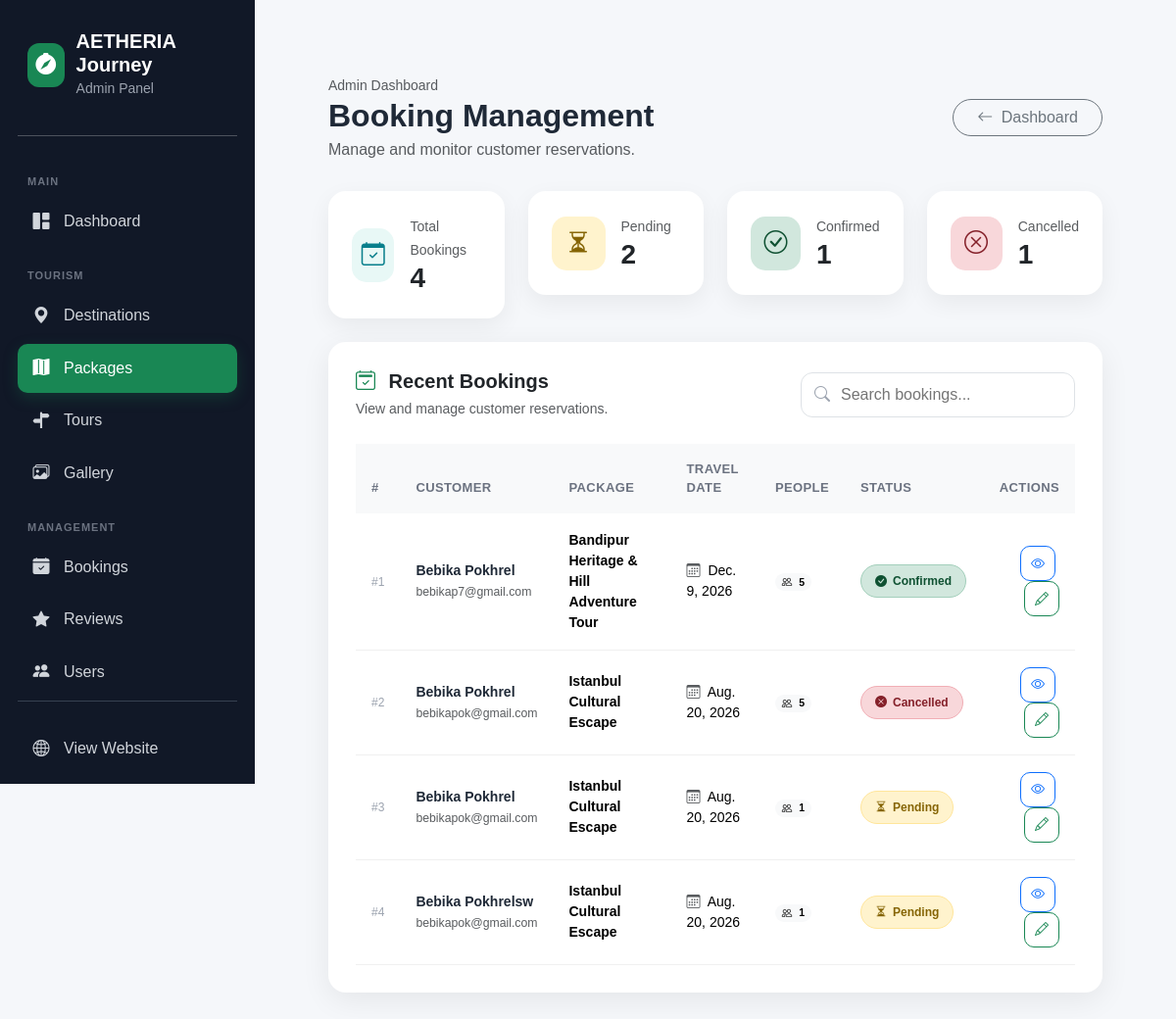
The page /adminpage/bookings/ (signed in) on the database its author committed.
### adminpage/models.py (models this page shows, shortened)
class Booking(models.Model):
    package = models.ForeignKey(
        Package,
        on_delete=models.CASCADE
    )
    full_name = models.CharField(
        max_length=150
    )
    email = models.EmailField()
    phone = models.CharField(
        max_length=30
    )
    number_of_people = models.PositiveIntegerField()
    travel_date = models.DateField()
    special_requests = models.TextField(
        blank=True,
        null=True
    )
    booked_at = models.DateTimeField(
        auto_now_add=True,
        blank=True,
        null=True
    )
    price = models.DecimalField(
        max_digits=10,
        decimal_places=2,
        blank=True,
        null=True
    )
    status = models.CharField(
        max_length=20,blank=True, null=True, default="pending"
    )

class Package(models.Model):
    title = models.CharField(max_length=230)
    destination= models.ForeignKey(Destination,on_delete=models.CASCADE)
    duration = models.CharField(max_length=30)
    difficulty = models.CharField(max_length=30)
    price = models.IntegerField()
    max_people = models.IntegerField()
    itinerary = CKEditor5Field("Itinerary", config_name="default", blank=True, null=True)
    includes = CKEditor5Field("Includes", config_name="default")
    excludes = CKEditor5Field("Excludes", config_name="default")
    featured_image = models.FileField(upload_to="packages/")
    def __str__(self):
       return self.title

### adminpage/views.py (the view)
# urls.py: path('bookings/', bookings, name='bookings'),
@staff_member_required(login_url="/adminpage/login/")
def bookings(request):
    bookings = Booking.objects.all()
    cancelled_count = Booking.objects.filter(
    status__iexact="Cancelled"
).count()
    pending_count = Booking.objects.filter(
    status__iexact="Pending"
).count()
    confirmed_count = Booking.objects.filter(
    status__iexact="Confirmed"
).count()
    context = {
        "bookings": bookings,
        "cancelled_count": cancelled_count,
        "pending_count": pending_count,
        "confirmed_count": confirmed_count
    }
    return render(
        request,
        "adminpage/booking.html",
        context
    )

### adminpage/templates/adminpage/booking.html (shortened to what this page needs)
{% extends "adminpage/base.html" %}
{% block content %}
<div class="main-content">
    <div class="page-header">
        <div class="d-flex justify-content-between align-items-center">
            <div>
                <span class="text-muted small">
                    Admin Dashboard
                </span>
                <h2 class="mb-1">
                    Booking Management
                </h2>
                <p class="text-muted mb-0">
                    Manage and monitor customer reservations.
                </p>
            </div>
            <a
                href="{% url 'admin_dashboard' %}"
                class="btn btn-outline-secondary rounded-pill px-4"
            >
                <i class="bi bi-arrow-left me-1"></i>
                Dashboard
            </a>
        </div>
    </div>
    <div class="row g-4 mb-4">
        <div class="col-md-6 col-xl-3">
            <div class="card stat-card p-4">
                <div class="d-flex align-items-center">
                    <div class="stat-icon total-icon me-3">
                        <i class="bi bi-calendar-check"></i>
                    </div>
                    <div>
                        <small class="text-muted">
                            Total Bookings
                        </small>
                        <h3 class="fw-bold mb-0">
                            {{ bookings|length }}
                        </h3>
                    </div>
                </div>
            </div>
        </div>
        <div class="col-md-6 col-xl-3">
            <div class="card stat-card p-4">
                <div class="d-flex align-items-center">
                    <div class="stat-icon pending-icon me-3">
                        <i class="bi bi-hourglass-split"></i>
                    </div>
                    <div>
                        <small class="text-muted">
                            Pending
                        </small>
                        <h3 class="fw-bold mb-0">
                            {{ pending_count }}
                        </h3>
                    </div>
                </div>
            </div>
        </div>
        <div class="col-md-6 col-xl-3">
            <div class="card stat-card p-4">
                <div class="d-flex align-items-center">
                    <div class="stat-icon confirmed-icon me-3">
                        <i class="bi bi-check-circle"></i>
                    </div>
                    <div>
                        <small class="text-muted">
                            Confirmed
                        </small>
                        <h3 class="fw-bold mb-0">
                            {{ confirmed_count }}
                        </h3>
                    </div>
                </div>
            </div>
        </div>
        <div class="col-md-6 col-xl-3">
            <div class="card stat-card p-4">
                <div class="d-flex align-items-center">
                    <div class="stat-icon cancelled-icon me-3">
                        <i class="bi bi-x-circle"></i>
                    </div>
                    <div>
                        <small class="text-muted">
                            Cancelled
                        </small>
                        <h3 class="fw-bold mb-0">
                            {{ cancelled_count|default:"0" }}
                        </h3>
                    </div>
                </div>
            </div>
        </div>
    </div>
    <div class="card booking-card">
        <div class="card-body">
            <div class="d-flex justify-content-between align-items-center mb-4 flex-wrap gap-3">
                <div>
                    <h5 class="fw-bold mb-1">
                        <i class="bi bi-calendar2-check me-2 text-success"></i>
                        Recent Bookings
                    </h5>
                    <small class="text-muted">
                        View and manage customer reservations.
                    </small>
                </div>
                <div class="search-box">
                    <i class="bi bi-search"></i>
                    <input
                        type="text"
                        id="bookingSearch"
                        placeholder="Search bookings..."
                    >
                </div>
            </div>
            <div class="table-responsive">
                <table class="table" id="bookingTable">
                    <thead>
                        <tr>
                            <th>
                                #
                            </th>
                            <th>
                                Customer
                            </th>
                            <th>
                                Package
                            </th>
                            <th>
                                Travel Date
                            </th>
                            <th>
                                People
                            </th>
                            <th>
                                Status
                            </th>
                            <th class="text-end">
                                Actions
                            </th>
                        </tr>
                    </thead>
                    <tbody>
                        {% for booking in bookings %}
                        <tr>
                            <td>
                                <span class="booking-id">
                                    #{{ booking.id }}
                                </span>
                            </td>
                            <td>
                                <div class="customer-name">
                                    {{ booking.full_name }}
                                </div>
                                {% if booking.email %}
                                <small class="text-muted">
                                    {{ booking.email }}
                                </small>
                                {% endif %}
                            </td>
                            <td>
                                <span class="fw-semibold">
                                    {{ booking.package }}
                                </span>
                            </td>
                            <td>
                                {% if booking.travel_date %}
                                    <i class="bi bi-calendar3 me-1 text-muted"></i>
                                    {{ booking.travel_date }}
                                {% else %}
                                    <span class="text-muted">
                                        —
                                    </span>
                                {% endif %}
                            </td>
                            <td>
                                <span class="badge rounded-pill text-bg-light">
                                    <i class="bi bi-people me-1"></i>
                                    {{ booking.number_of_people }}
                                </span>
                            </td>
                            <td>
                                {% if booking.status|lower == "pending" %}
                                    <span class="status status-pending">
                                        <i class="bi bi-hourglass-split"></i>
                                        Pending
                                    </span>
                                {% elif booking.status|lower == "confirmed" %}
                                    <span class="status status-confirmed">
                                        <i class="bi bi-check-circle-fill"></i>
                                        Confirmed
                                    </span>
                                {% elif booking.status|lower == "cancelled" %}
                                    <span class="status status-cancelled">
                                        <i class="bi bi-x-circle-fill"></i>
                                        Cancelled
                                    </span>
                                {% elif booking.status|lower == "completed" %}
                                    <span class="status status-completed">
                                        <i class="bi bi-check2-all"></i>
                                        Completed
                                    </span>
                                {% else %}
                                    <span class="status status-unknown">
                                        <i class="bi bi-question-circle"></i>
                                        {{ booking.status }}
                                    </span>
                                {% endif %}
                            </td>
                            <td class="text-end">
                                <a
                                    href="#"
                                    class="btn btn-sm btn-outline-primary action-btn me-1"
                                    title="View Booking"
                                >
                                    <i class="bi bi-eye"></i>
                                </a>
                                <a
                                    href="{% url 'booking_edit' booking.id %}"
                                    class="btn btn-sm btn-outline-success action-btn"
                                    title="Edit Booking"
                                >
                                    <i class="bi bi-pencil"></i>
                                </a>
                            </td>
                        </tr>
                        {% endfor %}
                    </tbody>
                </table>
            </div>
        </div>
    </div>
</div>
{% endblock %}

### adminpage/templates/adminpage/base.html (style rules this page uses)
body { margin: 0; background: #f5f7fa; font-family: Arial, sans-serif; }

### adminpage/templates/adminpage/booking.html (style rules this page uses)
body { background: #f5f7fa; font-family: Arial, sans-serif; }
.main-content { padding: 35px; }
.page-header { margin-bottom: 30px; }
.page-header h2 { font-weight: 800; color: #1f2937; }
.stat-card { border: none; border-radius: 18px; box-shadow: 0 8px 25px rgba(0, 0, 0, .06); transition: .25s ease; }
.stat-icon { width: 55px; height: 55px; display: flex; align-items: center; justify-content: center; border-radius: 15px; font-size: 24px; }
.total-icon { background: #e8f8f6; color: #087f8c; }
.pending-icon { background: #fff3cd; color: #856404; }
.confirmed-icon { background: #d1e7dd; color: #0f5132; }
.cancelled-icon { background: #f8d7da; color: #842029; }
.booking-card { border: none; border-radius: 18px; box-shadow: 0 8px 30px rgba(0, 0, 0, .07); overflow: hidden; }
.booking-card .card-body { padding: 28px; }
.table { vertical-align: middle; margin-bottom: 0; }
.table thead th { background: #f8f9fa; border: none; padding: 16px; font-size: 13px; font-weight: 700; color: #6b7280; text-transform: uppercase; letter-spacing: .03em; }
.table tbody td { padding: 17px 16px; border-color: #f0f0f0; font-size: 14px; }
.table tbody tr { transition: .2s ease; }
.customer-name { font-weight: 700; color: #1f2937; }
.booking-id { font-size: 12px; color: #9ca3af; }
.status { display: inline-flex; align-items: center; gap: 6px; padding: 7px 14px; border-radius: 50px; font-size: 12px; font-weight: 700; white-space: nowrap; }
.status-pending { background: #fff3cd; color: #856404; border: 1px solid #ffe69c; }
.status-confirmed { background: #d1e7dd; color: #0f5132; border: 1px solid #a3cfbb; }
.status-cancelled { background: #f8d7da; color: #842029; border: 1px solid #f1aeb5; }
.action-btn { width: 36px; height: 36px; border-radius: 10px; display: inline-flex; align-items: center; justify-content: center; transition: .2s ease; }
.search-box { position: relative; width: 280px; }
.search-box i { position: absolute; left: 14px; top: 50%; transform: translateY(-50%); color: #9ca3af; }
.search-box input { width: 100%; border: 1px solid #dee2e6; border-radius: 12px; padding: 10px 15px 10px 40px; outline: none; }

### rows shown on the page
Booking: id "1", full_name "Bebika Pokhrel", email "bebikap7@gmail.com", package "Bandipur Heritage & Hill Adventure Tour", travel_date "Dec. 9, 2026", number_of_people "5", status "confirmed" (drawn)
Booking: id "2", full_name "Bebika Pokhrel", email "bebikapok@gmail.com", package "Istanbul Cultural Escape", travel_date "Aug. 20, 2026", number_of_people "5", status "cancelled" (drawn)
Booking: id "3", full_name "Bebika Pokhrel", email "bebikapok@gmail.com", package "Istanbul Cultural Escape", travel_date "Aug. 20, 2026", number_of_people "1", status "pending" (drawn)
Booking: id "4", full_name "Bebika Pokhrelsw", email "bebikapok@gmail.com", package "Istanbul Cultural Escape", travel_date "Aug. 20, 2026", number_of_people "1", status "pending" (drawn)

### other values the page prints
{{ bookings|length }} "4"
{{ pending_count }} "2"
{{ confirmed_count }} "1"
{{ cancelled_count|default:"0" }} "1"
